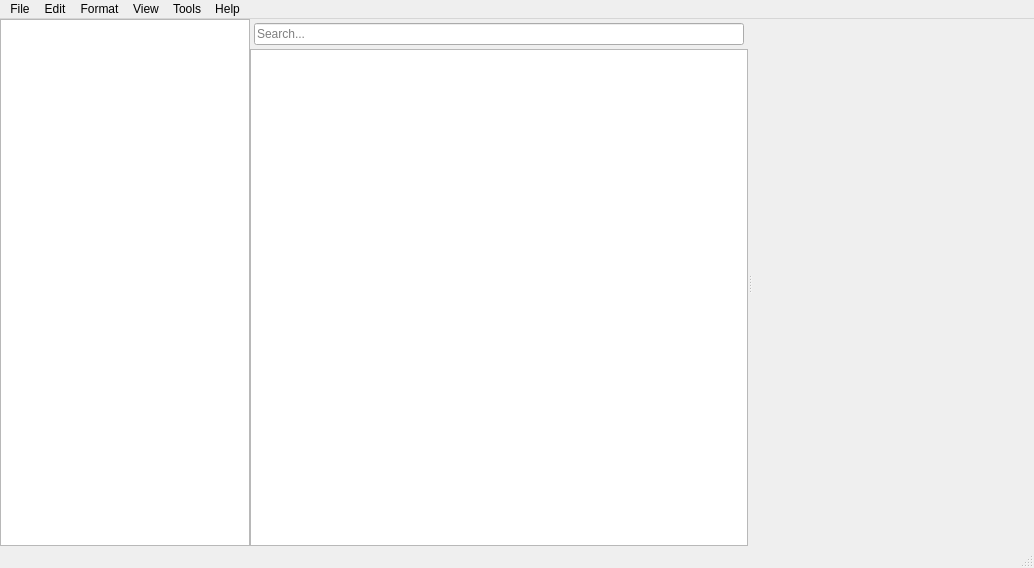
<?xml version="1.0" encoding="UTF-8"?>
<ui version="4.0">
 <class>MainWindow</class>
 <widget class="QMainWindow" name="MainWindow">
  <property name="geometry">
   <rect>
    <x>0</x>
    <y>0</y>
    <width>1034</width>
    <height>568</height>
   </rect>
  </property>
  <property name="windowTitle">
   <string>MainWindow</string>
  </property>
  <widget class="QWidget" name="main_widget">
   <layout class="QHBoxLayout" name="horizontalLayout">
    <property name="spacing">
     <number>0</number>
    </property>
    <property name="leftMargin">
     <number>0</number>
    </property>
    <property name="topMargin">
     <number>0</number>
    </property>
    <property name="rightMargin">
     <number>0</number>
    </property>
    <property name="bottomMargin">
     <number>0</number>
    </property>
    <item>
     <widget class="QStackedWidget" name="main_view_stack">
      <property name="currentIndex">
       <number>0</number>
      </property>
      <widget class="QWidget" name="notes_view">
       <layout class="QHBoxLayout" name="horizontalLayout_2">
        <property name="spacing">
         <number>0</number>
        </property>
        <property name="leftMargin">
         <number>0</number>
        </property>
        <property name="topMargin">
         <number>0</number>
        </property>
        <property name="rightMargin">
         <number>0</number>
        </property>
        <property name="bottomMargin">
         <number>0</number>
        </property>
        <item>
         <widget class="QWidget" name="content_selector" native="true">
          <layout class="QVBoxLayout" name="verticalLayout_4">
           <property name="spacing">
            <number>0</number>
           </property>
           <property name="leftMargin">
            <number>0</number>
           </property>
           <property name="topMargin">
            <number>0</number>
           </property>
           <property name="rightMargin">
            <number>0</number>
           </property>
           <property name="bottomMargin">
            <number>0</number>
           </property>
           <item>
            <widget class="sp_segmented_mode_control" name="content_filter" native="true"/>
           </item>
           <item>
            <widget class="QTreeWidget" name="sidebar">
             <property name="sizePolicy">
              <sizepolicy hsizetype="Fixed" vsizetype="Expanding">
               <horstretch>0</horstretch>
               <verstretch>0</verstretch>
              </sizepolicy>
             </property>
             <property name="maximumSize">
              <size>
               <width>250</width>
               <height>16777215</height>
              </size>
             </property>
             <property name="headerHidden">
              <bool>true</bool>
             </property>
             <column>
              <property name="text">
               <string notr="true">1</string>
              </property>
             </column>
            </widget>
           </item>
          </layout>
         </widget>
        </item>
        <item>
         <widget class="QSplitter" name="splitter">
          <property name="orientation">
           <enum>Qt::Horizontal</enum>
          </property>
          <widget class="QWidget" name="content_view" native="true">
           <property name="sizePolicy">
            <sizepolicy hsizetype="Preferred" vsizetype="Preferred">
             <horstretch>0</horstretch>
             <verstretch>0</verstretch>
            </sizepolicy>
           </property>
           <layout class="QVBoxLayout" name="verticalLayout_2">
            <property name="spacing">
             <number>0</number>
            </property>
            <property name="leftMargin">
             <number>0</number>
            </property>
            <property name="topMargin">
             <number>0</number>
            </property>
            <property name="rightMargin">
             <number>0</number>
            </property>
            <property name="bottomMargin">
             <number>0</number>
            </property>
            <item>
             <widget class="QWidget" name="filter_line_edit_container" native="true">
              <layout class="QHBoxLayout" name="horizontalLayout_3">
               <property name="spacing">
                <number>0</number>
               </property>
               <property name="leftMargin">
                <number>4</number>
               </property>
               <property name="topMargin">
                <number>4</number>
               </property>
               <property name="rightMargin">
                <number>4</number>
               </property>
               <property name="bottomMargin">
                <number>4</number>
               </property>
               <item>
                <widget class="QLineEdit" name="filter_line_edit">
                 <property name="placeholderText">
                  <string>Search...</string>
                 </property>
                 <property name="clearButtonEnabled">
                  <bool>true</bool>
                 </property>
                </widget>
               </item>
              </layout>
             </widget>
            </item>
            <item>
             <widget class="QListView" name="nodes_view"/>
            </item>
           </layout>
          </widget>
          <widget class="QStackedWidget" name="editor_stack">
           <property name="sizePolicy">
            <sizepolicy hsizetype="Preferred" vsizetype="Preferred">
             <horstretch>0</horstretch>
             <verstretch>0</verstretch>
            </sizepolicy>
           </property>
           <property name="minimumSize">
            <size>
             <width>0</width>
             <height>0</height>
            </size>
           </property>
           <property name="cursor">
            <cursorShape>ArrowCursor</cursorShape>
           </property>
           <property name="frameShape">
            <enum>QFrame::NoFrame</enum>
           </property>
           <property name="frameShadow">
            <enum>QFrame::Plain</enum>
           </property>
           <property name="lineWidth">
            <number>0</number>
           </property>
           <property name="currentIndex">
            <number>0</number>
           </property>
           <widget class="QWidget" name="note_editor_page">
            <property name="sizePolicy">
             <sizepolicy hsizetype="Expanding" vsizetype="Expanding">
              <horstretch>0</horstretch>
              <verstretch>0</verstretch>
             </sizepolicy>
            </property>
            <layout class="QVBoxLayout" name="verticalLayout">
             <property name="spacing">
              <number>0</number>
             </property>
             <property name="leftMargin">
              <number>0</number>
             </property>
             <property name="topMargin">
              <number>0</number>
             </property>
             <property name="rightMargin">
              <number>0</number>
             </property>
             <property name="bottomMargin">
              <number>0</number>
             </property>
             <item>
              <widget class="sp_node_editor" name="note_editor" native="true"/>
             </item>
            </layout>
           </widget>
           <widget class="QWidget" name="default_page">
            <layout class="QVBoxLayout" name="verticalLayout_3">
             <property name="leftMargin">
              <number>0</number>
             </property>
             <property name="topMargin">
              <number>0</number>
             </property>
             <property name="rightMargin">
              <number>0</number>
             </property>
             <property name="bottomMargin">
              <number>0</number>
             </property>
             <item>
              <widget class="QLabel" name="default_page_label">
               <property name="font">
                <font>
                 <pointsize>14</pointsize>
                </font>
               </property>
               <property name="frameShape">
                <enum>QFrame::Box</enum>
               </property>
               <property name="frameShadow">
                <enum>QFrame::Plain</enum>
               </property>
               <property name="lineWidth">
                <number>0</number>
               </property>
               <property name="midLineWidth">
                <number>0</number>
               </property>
               <property name="text">
                <string>Nothing Selected</string>
               </property>
               <property name="alignment">
                <set>Qt::AlignCenter</set>
               </property>
              </widget>
             </item>
            </layout>
           </widget>
          </widget>
         </widget>
        </item>
       </layout>
      </widget>
     </widget>
    </item>
   </layout>
  </widget>
  <widget class="QMenuBar" name="main_menu_bar">
   <property name="geometry">
    <rect>
     <x>0</x>
     <y>0</y>
     <width>1034</width>
     <height>21</height>
    </rect>
   </property>
   <widget class="QMenu" name="menu_file">
    <property name="title">
     <string>File</string>
    </property>
    <widget class="QMenu" name="menu_new">
     <property name="title">
      <string>New...</string>
     </property>
     <addaction name="action_create_expl"/>
     <addaction name="action_create_obs"/>
    </widget>
    <addaction name="menu_new"/>
    <addaction name="action_create_repo"/>
    <addaction name="separator"/>
    <addaction name="action_save_changes"/>
    <addaction name="action_open_repo"/>
    <addaction name="separator"/>
    <addaction name="action_exit"/>
   </widget>
   <widget class="QMenu" name="menu_view">
    <property name="title">
     <string>View</string>
    </property>
   </widget>
   <widget class="QMenu" name="menu_edit">
    <property name="title">
     <string>Edit</string>
    </property>
   </widget>
   <widget class="QMenu" name="menu_format">
    <property name="title">
     <string>Format</string>
    </property>
   </widget>
   <widget class="QMenu" name="menu_tools">
    <property name="title">
     <string>Tools</string>
    </property>
   </widget>
   <widget class="QMenu" name="menu_about">
    <property name="title">
     <string>Help</string>
    </property>
   </widget>
   <addaction name="menu_file"/>
   <addaction name="menu_edit"/>
   <addaction name="menu_format"/>
   <addaction name="menu_view"/>
   <addaction name="menu_tools"/>
   <addaction name="menu_about"/>
  </widget>
  <widget class="QStatusBar" name="status_bar"/>
  <action name="action_open_repo">
   <property name="text">
    <string>Open Repo</string>
   </property>
   <property name="toolTip">
    <string>Open an existing repository</string>
   </property>
  </action>
  <action name="action_create_repo">
   <property name="text">
    <string>Create Repository...</string>
   </property>
   <property name="toolTip">
    <string>Create a new repository</string>
   </property>
  </action>
  <action name="actionCommit_Changes">
   <property name="text">
    <string>Commit Changes</string>
   </property>
   <property name="toolTip">
    <string>Make all of your changes since the last commit permanent.</string>
   </property>
  </action>
  <action name="action_exit">
   <property name="text">
    <string>Exit</string>
   </property>
  </action>
  <action name="action_save_changes">
   <property name="text">
    <string>Save Changes...</string>
   </property>
  </action>
  <action name="actionCreate_Node">
   <property name="text">
    <string>Create Node...</string>
   </property>
   <property name="toolTip">
    <string>Add a new node to your knowledge graph.</string>
   </property>
  </action>
  <action name="action_create_expl">
   <property name="text">
    <string>Explanation</string>
   </property>
   <property name="toolTip">
    <string>Create a new explanation</string>
   </property>
  </action>
  <action name="action_create_obs">
   <property name="text">
    <string>Observation</string>
   </property>
   <property name="toolTip">
    <string>Create a new observation</string>
   </property>
  </action>
 </widget>
 <layoutdefault spacing="6" margin="11"/>
 <customwidgets>
  <customwidget>
   <class>sp_node_editor</class>
   <extends>QWidget</extends>
   <header>sp_node_editor.h</header>
   <container>1</container>
  </customwidget>
  <customwidget>
   <class>sp_segmented_mode_control</class>
   <extends>QWidget</extends>
   <header>sp_segmented_mode_control.h</header>
   <container>1</container>
  </customwidget>
 </customwidgets>
 <resources/>
 <connections/>
 <slots>
  <slot>openRepo()</slot>
 </slots>
</ui>
